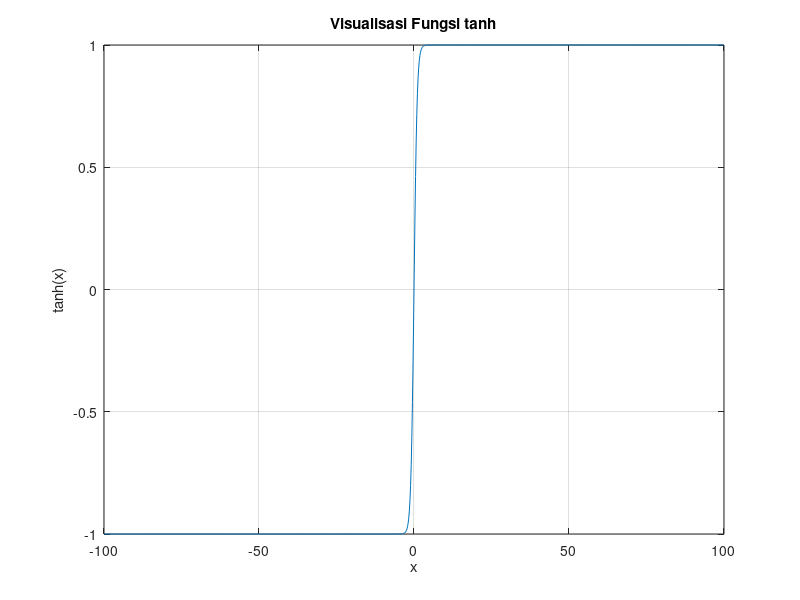

MATLAB code for this plot:
% Rentang nilai x untuk diplot
x = linspace(-100, 100, 1000);

% Menghitung nilai tanh dari x
y = tanh(x);

% Membuat plot
figure;
plot(x, y);
title('Visualisasi Fungsi tanh');
xlabel('x');
ylabel('tanh(x)');

% Memperlihatkan grid
grid on;
